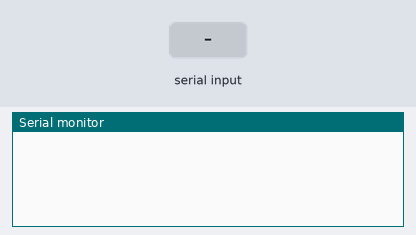
Simulated run of this sketch. Board: Arduino Uno, built with avr-gcc and run on an emulated ATmega328P. On the bench: the last lines printed to the serial monitor. The test bench sets the inputs (shaded band).

Above: at 1.2 s.
1.3 s: "#\n" received over the second serial link
At 1.7 s:
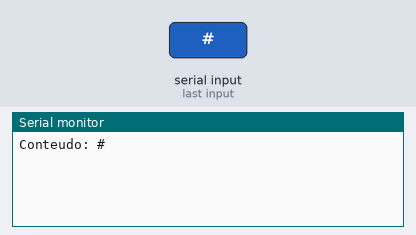
2.8 s: "#\n" received over the second serial link
At 3.7 s:
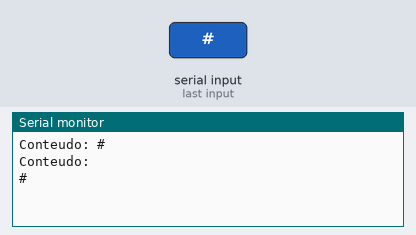

The sketch:

Parte2-CodigoApoio.ino
```cpp
/*
 * Parte 2 - Codigo de Apoio
 * www.roboino.com.br
 * Diego Rampim
 */

#include <SoftwareSerial.h>

//Armazena o caracter recebido
char buf;
String conteudo = "";

SoftwareSerial novaSerial(5, 4); // rx, tx

void setup(){
  Serial.begin(4800);
  novaSerial.begin(9600);
}

void loop(){

  while(novaSerial.available() > 0){

    buf = novaSerial.read();
    conteudo.concat(buf);

    if (buf == '#'){
      conteudo.concat("\n");
      Serial.print("Conteudo: ");
      Serial.println(conteudo);
      conteudo = "";
     }
    }
}
```

Measured:
- after the input at 1.3 s, the serial monitor: prints a new line at once (image 1)
- after the input at 2.8 s, the serial monitor: prints a new line at once (image 2)
